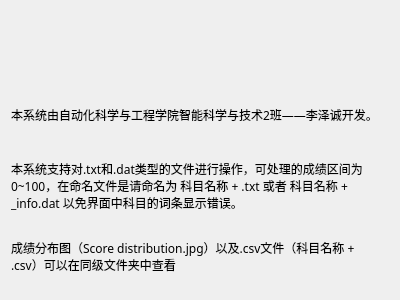
<?xml version="1.0" encoding="UTF-8"?>
<ui version="4.0">
 <class>fun_intro</class>
 <widget class="QWidget" name="fun_intro">
  <property name="geometry">
   <rect>
    <x>0</x>
    <y>0</y>
    <width>400</width>
    <height>300</height>
   </rect>
  </property>
  <property name="minimumSize">
   <size>
    <width>400</width>
    <height>300</height>
   </size>
  </property>
  <property name="maximumSize">
   <size>
    <width>400</width>
    <height>300</height>
   </size>
  </property>
  <property name="windowTitle">
   <string>功能介绍</string>
  </property>
  <property name="windowIcon">
   <iconset resource="res.qrc">
    <normaloff>:/my_app_ico.ico</normaloff>:/my_app_ico.ico</iconset>
  </property>
  <layout class="QVBoxLayout" name="verticalLayout">
   <item>
    <widget class="QWidget" name="widget" native="true">
     <layout class="QHBoxLayout" name="horizontalLayout">
      <item>
       <spacer name="horizontalSpacer_2">
        <property name="orientation">
         <enum>Qt::Horizontal</enum>
        </property>
        <property name="sizeHint" stdset="0">
         <size>
          <width>40</width>
          <height>20</height>
         </size>
        </property>
       </spacer>
      </item>
      <item>
       <widget class="QLabel" name="label_4">
        <property name="text">
         <string/>
        </property>
        <property name="pixmap">
         <pixmap resource="res.qrc">:/my_app_ico.ico</pixmap>
        </property>
       </widget>
      </item>
      <item>
       <spacer name="horizontalSpacer">
        <property name="orientation">
         <enum>Qt::Horizontal</enum>
        </property>
        <property name="sizeHint" stdset="0">
         <size>
          <width>40</width>
          <height>20</height>
         </size>
        </property>
       </spacer>
      </item>
     </layout>
    </widget>
   </item>
   <item>
    <widget class="QLabel" name="label_3">
     <property name="font">
      <font>
       <family>华文细黑</family>
      </font>
     </property>
     <property name="text">
      <string>本系统由自动化科学与工程学院智能科学与技术2班——李泽诚开发。</string>
     </property>
     <property name="wordWrap">
      <bool>true</bool>
     </property>
    </widget>
   </item>
   <item>
    <widget class="QLabel" name="label_2">
     <property name="font">
      <font>
       <family>华文细黑</family>
      </font>
     </property>
     <property name="text">
      <string>本系统支持对.txt和.dat类型的文件进行操作，可处理的成绩区间为0~100，在命名文件是请命名为 科目名称 + .txt 或者 科目名称 + _info.dat 以免界面中科目的词条显示错误。</string>
     </property>
     <property name="wordWrap">
      <bool>true</bool>
     </property>
    </widget>
   </item>
   <item>
    <widget class="QLabel" name="label">
     <property name="font">
      <font>
       <family>华文细黑</family>
      </font>
     </property>
     <property name="text">
      <string>成绩分布图（Score distribution.jpg）以及.csv文件（科目名称 + .csv）可以在同级文件夹中查看</string>
     </property>
     <property name="wordWrap">
      <bool>true</bool>
     </property>
    </widget>
   </item>
  </layout>
 </widget>
 <resources>
  <include location="res.qrc"/>
 </resources>
 <connections/>
</ui>
